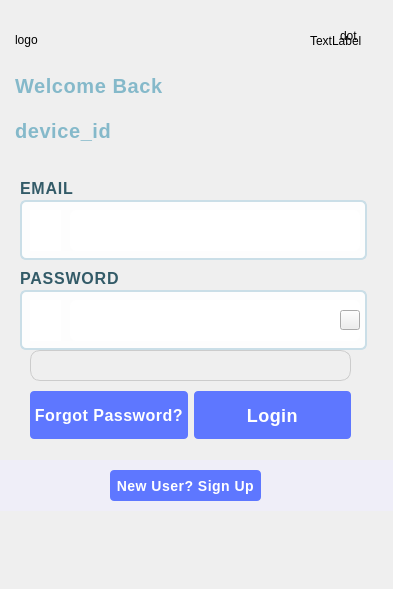
<?xml version="1.0" encoding="UTF-8"?>
<ui version="4.0">
 <class>Caisse</class>
 <widget class="QDialog" name="Caisse">
  <property name="windowModality">
   <enum>Qt::NonModal</enum>
  </property>
  <property name="enabled">
   <bool>true</bool>
  </property>
  <property name="geometry">
   <rect>
    <x>0</x>
    <y>0</y>
    <width>393</width>
    <height>589</height>
   </rect>
  </property>
  <property name="windowTitle">
   <string>Dialog</string>
  </property>
  <property name="styleSheet">
   <string notr="true"/>
  </property>
  <widget class="QLabel" name="status">
   <property name="enabled">
    <bool>true</bool>
   </property>
   <property name="geometry">
    <rect>
     <x>30</x>
     <y>350</y>
     <width>321</width>
     <height>31</height>
    </rect>
   </property>
   <property name="styleSheet">
    <string notr="true">#status { border-color:#cccccc; border-style:solid; font-size:14px; padding:4px; border-radius:10px; border-width:1px; box-shadow: 0px 0px 5px 0px rgba(42,42,42,.75);  } 
		 .css-input:focus { outline:none; } </string>
   </property>
   <property name="text">
    <string/>
   </property>
  </widget>
  <widget class="QLabel" name="label_4">
   <property name="geometry">
    <rect>
     <x>310</x>
     <y>10</y>
     <width>61</width>
     <height>61</height>
    </rect>
   </property>
   <property name="styleSheet">
    <string notr="true"/>
   </property>
   <property name="text">
    <string>TextLabel</string>
   </property>
  </widget>
  <widget class="QLabel" name="round">
   <property name="geometry">
    <rect>
     <x>340</x>
     <y>20</y>
     <width>21</width>
     <height>31</height>
    </rect>
   </property>
   <property name="text">
    <string>dot</string>
   </property>
  </widget>
  <widget class="QLabel" name="label_6">
   <property name="geometry">
    <rect>
     <x>0</x>
     <y>460</y>
     <width>401</width>
     <height>51</height>
    </rect>
   </property>
   <property name="styleSheet">
    <string notr="true">width: 385px;
height: 45px;
background-color: #efeef8;</string>
   </property>
   <property name="text">
    <string/>
   </property>
  </widget>
  <widget class="QLabel" name="label_8">
   <property name="geometry">
    <rect>
     <x>30</x>
     <y>210</y>
     <width>31</width>
     <height>41</height>
    </rect>
   </property>
   <property name="styleSheet">
    <string notr="true">
width: 60px;
height: 60px;

background-color: rgba(255, 255, 255, 0.9);</string>
   </property>
   <property name="text">
    <string/>
   </property>
  </widget>
  <widget class="QLabel" name="label_9">
   <property name="geometry">
    <rect>
     <x>20</x>
     <y>200</y>
     <width>347</width>
     <height>60</height>
    </rect>
   </property>
   <property name="styleSheet">
    <string notr="true">
width: 345px;
height: 60px;
border-radius: 6px;
border: 2px solid #cadee7;
background-color: rgba(255, 255, 255, 0.9);</string>
   </property>
   <property name="text">
    <string/>
   </property>
  </widget>
  <widget class="QLabel" name="label_10">
   <property name="geometry">
    <rect>
     <x>20</x>
     <y>290</y>
     <width>347</width>
     <height>60</height>
    </rect>
   </property>
   <property name="styleSheet">
    <string notr="true">
width: 345px;
height: 60px;
border-radius: 6px;
border: 2px solid #cadee7;
background-color: rgba(255, 255, 255, 0.9);</string>
   </property>
   <property name="text">
    <string/>
   </property>
  </widget>
  <widget class="QLineEdit" name="lineEdit_2">
   <property name="geometry">
    <rect>
     <x>70</x>
     <y>300</y>
     <width>290</width>
     <height>41</height>
    </rect>
   </property>
   <property name="styleSheet">
    <string notr="true">
width: 345px;
height: 60px;
border-radius: 6px;
border: 0px solid #cadee7;

background-color: rgba(255, 255, 255, 0.9);</string>
   </property>
   <property name="echoMode">
    <enum>QLineEdit::Password</enum>
   </property>
  </widget>
  <widget class="QLabel" name="label_11">
   <property name="geometry">
    <rect>
     <x>30</x>
     <y>300</y>
     <width>31</width>
     <height>41</height>
    </rect>
   </property>
   <property name="styleSheet">
    <string notr="true">
width: 60px;
height: 60px;

background-color: rgba(255, 255, 255, 0.9);</string>
   </property>
   <property name="text">
    <string/>
   </property>
  </widget>
  <widget class="QLabel" name="label">
   <property name="geometry">
    <rect>
     <x>20</x>
     <y>180</y>
     <width>91</width>
     <height>17</height>
    </rect>
   </property>
   <property name="styleSheet">
    <string notr="true">width: 345px;
height: 19px;
color: #335b68;
font-family: &quot;SF UI Display&quot;;
font-size: 16px;
font-weight: 500;
/* Text style for &quot;User nam&quot; */
letter-spacing: 0.8px;</string>
   </property>
   <property name="text">
    <string>EMAIL</string>
   </property>
  </widget>
  <widget class="QLabel" name="label_2">
   <property name="geometry">
    <rect>
     <x>20</x>
     <y>270</y>
     <width>101</width>
     <height>17</height>
    </rect>
   </property>
   <property name="styleSheet">
    <string notr="true">width: 345px;
height: 19px;
color: #335b68;
font-family: &quot;SF UI Display&quot;;
font-size: 16px;
font-weight: 500;
/* Text style for &quot;Passwor&quot; */
letter-spacing: 0.8px;</string>
   </property>
   <property name="text">
    <string>PASSWORD</string>
   </property>
  </widget>
  <widget class="QWidget" name="layoutWidget">
   <property name="geometry">
    <rect>
     <x>30</x>
     <y>390</y>
     <width>321</width>
     <height>50</height>
    </rect>
   </property>
   <layout class="QHBoxLayout" name="horizontalLayout">
    <item>
     <widget class="QPushButton" name="pushButton_3">
      <property name="styleSheet">
       <string notr="true">#pushButton_3 {
	background-image:/img/Rectangle_4.png;
width: 101px;
height: 48px;
border-radius: 4px;
background-color: #5e77ff;


color: #ffffff;
font-family: &quot;SF UI Display&quot;;
font-size: 16px;
font-weight: 600;
line-height: 20px;
/* Text style for &quot;Login&quot; */
letter-spacing: 0.5px;
}

#pushButton_3:hover {
	background:-webkit-gradient(linear, left top, left bottom, color-stop(0.05, #019ad2), color-stop(1, #33bdef));
	background:-moz-linear-gradient(top, #019ad2 5%, #33bdef 100%);
	background:-webkit-linear-gradient(top, #019ad2 5%, #33bdef 100%);
	background:-o-linear-gradient(top, #019ad2 5%, #33bdef 100%);
	background:-ms-linear-gradient(top, #019ad2 5%, #33bdef 100%);
	background:linear-gradient(to bottom, #019ad2 5%, #33bdef 100%);

	background-color:#019ad2;
}
#pushButton_3:active {
	position:relative;
	top:1px;
}</string>
      </property>
      <property name="text">
       <string>Forgot Password?</string>
      </property>
     </widget>
    </item>
    <item>
     <widget class="QPushButton" name="pushButton_2">
      <property name="styleSheet">
       <string notr="true">#pushButton_2 {
	background-image:/img/Rectangle_4.png;
width: 101px;
height: 48px;
border-radius: 4px;
background-color: #5e77ff;


color: #ffffff;

font-family: &quot;SF UI Display&quot;;
font-size: 18px;
font-weight: 600;
line-height: 20px;
/* Text style for &quot;Login&quot; */
letter-spacing: 0.5px;}

#pushButton_2:hover {
	background:-webkit-gradient(linear, left top, left bottom, color-stop(0.05, #019ad2), color-stop(1, #33bdef));
	background:-moz-linear-gradient(top, #019ad2 5%, #33bdef 100%);
	background:-webkit-linear-gradient(top, #019ad2 5%, #33bdef 100%);
	background:-o-linear-gradient(top, #019ad2 5%, #33bdef 100%);
	background:-ms-linear-gradient(top, #019ad2 5%, #33bdef 100%);
	background:linear-gradient(to bottom, #019ad2 5%, #33bdef 100%);

	background-color:#019ad2;
}
#pushButton_2:active {
	position:relative;
	top:1px;
}</string>
      </property>
      <property name="text">
       <string>Login</string>
      </property>
     </widget>
    </item>
   </layout>
  </widget>
  <widget class="QLineEdit" name="lineEdit">
   <property name="geometry">
    <rect>
     <x>70</x>
     <y>210</y>
     <width>290</width>
     <height>41</height>
    </rect>
   </property>
   <property name="styleSheet">
    <string notr="true">
width: 345px;
height: 60px;
border-radius: 6px;
border: 0px solid #cadee7;

background-color: rgba(255, 255, 255, 0.9);</string>
   </property>
  </widget>
  <widget class="QWidget" name="layoutWidget">
   <property name="geometry">
    <rect>
     <x>15</x>
     <y>20</y>
     <width>161</width>
     <height>131</height>
    </rect>
   </property>
   <layout class="QVBoxLayout" name="verticalLayout">
    <item>
     <widget class="QLabel" name="label_13">
      <property name="text">
       <string>logo</string>
      </property>
     </widget>
    </item>
    <item>
     <widget class="QLabel" name="label_12">
      <property name="styleSheet">
       <string notr="true">width: 300px;
height: 96px;
color: #85b9ca;
font-family: &quot;SFUI Display - Heavy&quot;;
font-size: 20px;
font-weight: 800;
/* Text style for &quot;Welcome  B&quot; */
letter-spacing: 0.6px;</string>
      </property>
      <property name="text">
       <string>Welcome Back </string>
      </property>
     </widget>
    </item>
    <item>
     <widget class="QLabel" name="device_id">
      <property name="styleSheet">
       <string notr="true">width: 300px;
height: 96px;
color: #85b9ca;
font-family: &quot;SFUI Display - Heavy&quot;;
font-size: 20px;
font-weight: 800;
/* Text style for &quot;Welcome  B&quot; */
letter-spacing: 0.6px;</string>
      </property>
      <property name="text">
       <string>device_id</string>
      </property>
     </widget>
    </item>
   </layout>
  </widget>
  <widget class="QPushButton" name="pushButton">
   <property name="geometry">
    <rect>
     <x>340</x>
     <y>310</y>
     <width>20</width>
     <height>20</height>
    </rect>
   </property>
   <property name="styleSheet">
    <string notr="true"/>
   </property>
   <property name="text">
    <string/>
   </property>
  </widget>
  <widget class="QPushButton" name="pushButton_4">
   <property name="geometry">
    <rect>
     <x>110</x>
     <y>470</y>
     <width>151</width>
     <height>31</height>
    </rect>
   </property>
   <property name="styleSheet">
    <string notr="true">#pushButton_4 {
	background-image:/img/Rectangle_4.png;
width: 101px;
height: 48px;
border-radius: 4px;
background-color: #5e77ff;


color: #ffffff;
font-family: &quot;SF UI Display&quot;;
font-size: 14px;
font-weight: 600;
line-height: 20px;
/* Text style for &quot;Login&quot; */
letter-spacing: 0.5px;
}

#pushButton_4:hover {
	background:-webkit-gradient(linear, left top, left bottom, color-stop(0.05, #019ad2), color-stop(1, #33bdef));
	background:-moz-linear-gradient(top, #019ad2 5%, #33bdef 100%);
	background:-webkit-linear-gradient(top, #019ad2 5%, #33bdef 100%);
	background:-o-linear-gradient(top, #019ad2 5%, #33bdef 100%);
	background:-ms-linear-gradient(top, #019ad2 5%, #33bdef 100%);
	background:linear-gradient(to bottom, #019ad2 5%, #33bdef 100%);

	background-color:#019ad2;
}
#pushButton_4:active {
	position:relative;
	top:1px;
}</string>
   </property>
   <property name="text">
    <string>New User? Sign Up</string>
   </property>
  </widget>
  <zorder>label</zorder>
  <zorder>label_2</zorder>
  <zorder>layoutWidget</zorder>
  <zorder>label_9</zorder>
  <zorder>layoutWidget</zorder>
  <zorder>status</zorder>
  <zorder>label_4</zorder>
  <zorder>round</zorder>
  <zorder>label_6</zorder>
  <zorder>label_8</zorder>
  <zorder>lineEdit</zorder>
  <zorder>label_10</zorder>
  <zorder>lineEdit_2</zorder>
  <zorder>label_11</zorder>
  <zorder>pushButton</zorder>
  <zorder>pushButton_4</zorder>
 </widget>
 <resources/>
 <connections/>
</ui>
